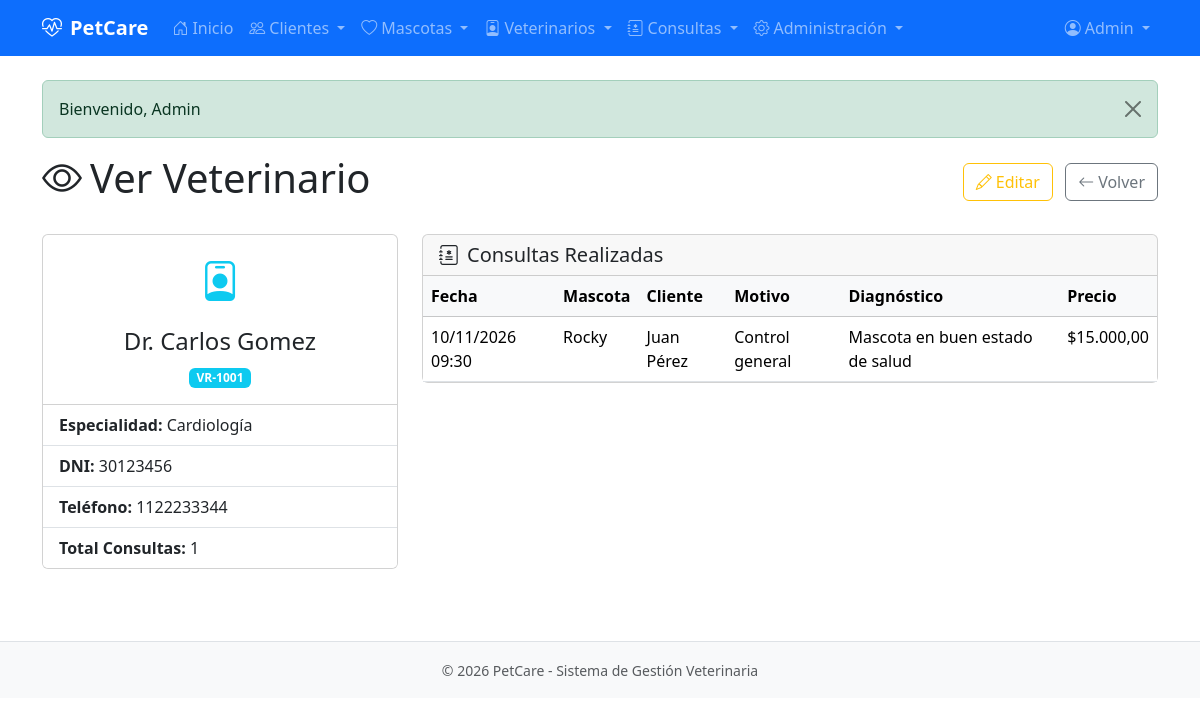
Page /pages/veterinario/ver.php?id=1 (signed in) on the committed database.
### tables this page shows
CREATE TABLE usuarios (
    id_usuario INT AUTO_INCREMENT PRIMARY KEY,
    nombre VARCHAR(50) NOT NULL,
    apellido VARCHAR(50) NOT NULL,
    email VARCHAR(100) NOT NULL UNIQUE,
    password VARCHAR(255) NOT NULL,
    telefono VARCHAR(20),
    id_rol INT NOT NULL DEFAULT 3,
    activo TINYINT(1) NOT NULL DEFAULT 1,
    fecha_registro TIMESTAMP DEFAULT CURRENT_TIMESTAMP,
    CONSTRAINT fk_usuarios_roles FOREIGN KEY (id_rol) REFERENCES roles(id_rol)
);

CREATE TABLE veterinarios (
    id_veterinario INT AUTO_INCREMENT PRIMARY KEY,
    dni VARCHAR(15) NOT NULL UNIQUE,
    nombre VARCHAR(50) NOT NULL,
    apellido VARCHAR(50) NOT NULL,
    numero_registro VARCHAR(20) NOT NULL UNIQUE,
    telefono VARCHAR(20),
    especialidad VARCHAR(50)
);

CREATE TABLE consultas (
    id_consulta INT AUTO_INCREMENT PRIMARY KEY,
    fecha_consulta DATETIME NOT NULL,
    motivo VARCHAR(100) NOT NULL,
    diagnostico TEXT,
    precio DECIMAL(10,2) NOT NULL,
    id_mascota INT NOT NULL,
    id_veterinario INT NOT NULL,
    CONSTRAINT fk_consultas_mascotas FOREIGN KEY (id_mascota) REFERENCES mascotas(id_mascota) ON DELETE CASCADE,
    CONSTRAINT fk_consultas_veterinarios FOREIGN KEY (id_veterinario) REFERENCES veterinarios(id_veterinario) ON DELETE CASCADE
);

CREATE TABLE mascotas (
    id_mascota INT AUTO_INCREMENT PRIMARY KEY,
    nombre VARCHAR(50) NOT NULL,
    especie VARCHAR(30) NOT NULL,
    raza VARCHAR(50),
    fecha_nacimiento DATE,
    sexo VARCHAR(10),
    id_cliente INT NOT NULL,
    CONSTRAINT fk_mascotas_clientes FOREIGN KEY (id_cliente) REFERENCES clientes(id_cliente) ON DELETE CASCADE
);

CREATE TABLE clientes (
    id_cliente INT AUTO_INCREMENT PRIMARY KEY,
    dni VARCHAR(15) NOT NULL UNIQUE,
    nombre VARCHAR(50) NOT NULL,
    apellido VARCHAR(50) NOT NULL,
    telefono VARCHAR(20)
);

### includes/auth.php (called while the page is built, shortened)
<?php
function isLoggedIn() {
    return isset($_SESSION['user_id']);
}
function getCurrentUser() {
    $db = getDB();
    $stmt = $db->prepare("SELECT u.*, r.nombre as rol_nombre FROM usuarios u LEFT JOIN roles r ON u.id_rol = r.id_rol WHERE u.id_usuario = ?");
    $stmt->execute([$_SESSION['user_id']]);
    return $stmt->fetch();
}

### includes/functions.php (called while the page is built, shortened)
<?php
function getVeterinarioById($id) {
    $db = getDB();
    $stmt = $db->prepare("SELECT * FROM veterinarios WHERE id_veterinario = ?");
    $stmt->execute([$id]);
    return $stmt->fetch();
}

### pages/veterinario/ver.php (the view, shortened to what this page needs)
<?php
require_once dirname(__DIR__, 2) . '/includes/auth.php';
require_once dirname(__DIR__, 2) . '/includes/functions.php';
$pageTitle = 'Ver Veterinario';
$id = $_GET['id'] ?? 0;
$vet = getVeterinarioById($id);
$db = getDB();
$stmt = $db->prepare("SELECT c.*, m.nombre as mascota_nombre, cli.nombre as cliente_nombre, cli.apellido as cliente_apellido
                      FROM consultas c
                      JOIN mascotas m ON c.id_mascota = m.id_mascota
                      JOIN clientes cli ON m.id_cliente = cli.id_cliente
                      WHERE c.id_veterinario = ?
                      ORDER BY c.fecha_consulta DESC");
$stmt->execute([$id]);
$consultas = $stmt->fetchAll();
require_once dirname(__DIR__, 2) . '/includes/header.php';
?>
<div class="d-flex justify-content-between align-items-center mb-4">
    <h1><i class="bi bi-eye me-2"></i><?php echo $pageTitle; ?></h1>
    <div>
        <a href="<?php echo APP_URL; ?>/pages/veterinario/editar.php?id=<?php echo $id; ?>" class="btn btn-outline-warning me-2">
            <i class="bi bi-pencil me-1"></i>Editar
        </a>
        <a href="<?php echo APP_URL; ?>/pages/veterinario/listar.php" class="btn btn-outline-secondary">
            <i class="bi bi-arrow-left me-1"></i>Volver
        </a>
    </div>
</div>
<div class="row">
    <div class="col-md-4">
        <div class="card">
            <div class="card-body text-center">
                <i class="bi bi-person-badge fs-1 text-info"></i>
                <h4 class="mt-3">Dr. <?php echo htmlspecialchars($vet['nombre'] . ' ' . $vet['apellido']); ?></h4>
                <span class="badge bg-info"><?php echo htmlspecialchars($vet['numero_registro']); ?></span>
            </div>
            <ul class="list-group list-group-flush">
                <li class="list-group-item"><strong>Especialidad:</strong> <?php echo htmlspecialchars($vet['especialidad'] ?? 'General'); ?></li>
                <li class="list-group-item"><strong>DNI:</strong> <?php echo htmlspecialchars($vet['dni']); ?></li>
                <li class="list-group-item"><strong>Teléfono:</strong> <?php echo htmlspecialchars($vet['telefono'] ?? 'No especificado'); ?></li>
                <li class="list-group-item"><strong>Total Consultas:</strong> <?php echo count($consultas); ?></li>
            </ul>
        </div>
    </div>
    <div class="col-md-8">
        <div class="card">
            <div class="card-header">
                <h5 class="mb-0"><i class="bi bi-journal-medical me-2"></i>Consultas Realizadas</h5>
            </div>
            <div class="card-body p-0">
                <?php if (empty($consultas)): ?>
                    <div class="text-center py-4 text-muted">
                        <i class="bi bi-journal-medical fs-1"></i>
                        <p class="mt-2">Este veterinario no tiene consultas registradas</p>
                    </div>
                <?php else: ?>
                    <div class="table-responsive">
                        <table class="table table-hover mb-0">
                            <thead class="table-light">
                                <tr>
                                    <th>Fecha</th>
                                    <th>Mascota</th>
                                    <th>Cliente</th>
                                    <th>Motivo</th>
                                    <th>Diagnóstico</th>
                                    <th>Precio</th>
                                </tr>
                            </thead>
                            <tbody>
                                <?php foreach ($consultas as $consulta): ?>
                                <tr>
                                    <td><?php echo date('d/m/Y H:i', strtotime($consulta['fecha_consulta'])); ?></td>
                                    <td><?php echo htmlspecialchars($consulta['mascota_nombre']); ?></td>
                                    <td><?php echo htmlspecialchars($consulta['cliente_nombre'] . ' ' . $consulta['cliente_apellido']); ?></td>
                                    <td><?php echo htmlspecialchars($consulta['motivo']); ?></td>
                                    <td><?php echo htmlspecialchars($consulta['diagnostico'] ?? '-'); ?></td>
                                    <td>$<?php echo number_format($consulta['precio'], 2, ',', '.'); ?></td>
                                </tr>
                                <?php endforeach; ?>
                            </tbody>
                        </table>
                    </div>
                <?php endif; ?>
            </div>
        </div>
    </div>
</div>
<?php require_once dirname(__DIR__, 2) . '/includes/footer.php'; ?>

### includes/header.php (shortened to what this page needs)
<?php
require_once __DIR__ . '/auth.php';
$user = getCurrentUser();
$currentPage = basename($_SERVER['PHP_SELF']);
?>
<!DOCTYPE html>
<html lang="es">
<head>
    <link href="https://cdn.jsdelivr.net/npm/bootstrap@5.3.2/dist/css/bootstrap.min.css" rel="stylesheet">
    <link href="https://cdn.jsdelivr.net/npm/bootstrap-icons@1.11.1/font/bootstrap-icons.css" rel="stylesheet">
    <link href="<?php echo APP_URL; ?>/assets/css/style.css" rel="stylesheet">
</head>
<body>
    <?php if (isLoggedIn()): ?>
    <nav class="navbar navbar-expand-lg navbar-dark bg-primary">
        <div class="container">
            <a class="navbar-brand fw-bold" href="<?php echo APP_URL; ?>/index.php">
                <i class="bi bi-heart-pulse me-2"></i><?php echo APP_NAME; ?>
            </a>
            <div class="collapse navbar-collapse" id="navbarNav">
                <ul class="navbar-nav me-auto">
                    <li class="nav-item">
                        <a class="nav-link <?php echo $currentPage === 'index.php' ? 'active' : ''; ?>" href="<?php echo APP_URL; ?>/index.php">
                            <i class="bi bi-house-door me-1"></i>Inicio
                        </a>
                    </li>
                    <?php if (in_array($user['rol_nombre'], ['Admin', 'Usuario común'])): ?>
                    <li class="nav-item dropdown">
                        <a class="nav-link dropdown-toggle <?php echo strpos($currentPage, 'cliente') !== false ? 'active' : ''; ?>" href="#" role="button" data-bs-toggle="dropdown">
                            <i class="bi bi-people me-1"></i>Clientes
                        </a>
                    </li>
                    <li class="nav-item dropdown">
                        <a class="nav-link dropdown-toggle <?php echo strpos($currentPage, 'mascota') !== false ? 'active' : ''; ?>" href="#" role="button" data-bs-toggle="dropdown">
                            <i class="bi bi-heart me-1"></i>Mascotas
                        </a>
                    </li>
                    <?php endif; ?>
                    <?php if (in_array($user['rol_nombre'], ['Admin', 'Veterinario'])): ?>
                    <li class="nav-item dropdown">
                        <a class="nav-link dropdown-toggle <?php echo strpos($currentPage, 'veterinario') !== false ? 'active' : ''; ?>" href="#" role="button" data-bs-toggle="dropdown">
                            <i class="bi bi-person-badge me-1"></i>Veterinarios
                        </a>
                    </li>
                    <?php endif; ?>
                    <?php if (in_array($user['rol_nombre'], ['Admin', 'Veterinario', 'Usuario común'])): ?>
                    <li class="nav-item dropdown">
                        <a class="nav-link dropdown-toggle <?php echo strpos($currentPage, 'consulta') !== false ? 'active' : ''; ?>" href="#" role="button" data-bs-toggle="dropdown">
                            <i class="bi bi-journal-medical me-1"></i>Consultas
                        </a>
                    </li>
                    <?php endif; ?>
                    <?php if ($user['rol_nombre'] === 'Admin'): ?>
                    <li class="nav-item dropdown">
                        <a class="nav-link dropdown-toggle <?php echo strpos($currentPage, 'usuario') !== false ? 'active' : ''; ?>" href="#" role="button" data-bs-toggle="dropdown">
                            <i class="bi bi-gear me-1"></i>Administración
                        </a>
                    </li>
                    <?php endif; ?>
                </ul>
                <ul class="navbar-nav ms-auto">
                    <li class="nav-item dropdown">
                        <a class="nav-link dropdown-toggle" href="#" role="button" data-bs-toggle="dropdown">
                            <i class="bi bi-person-circle me-1"></i><?php echo htmlspecialchars($user['nombre']); ?>
                        </a>
                    </li>
                </ul>
            </div>
        </div>
    </nav>
    <?php endif; ?>
    <main class="container py-4">
        <?php if (isset($_SESSION['flash_message'])): ?>
            <div class="alert alert-<?php echo $_SESSION['flash_type'] ?? 'info'; ?> alert-dismissible fade show" role="alert">
                <?php
                    echo $_SESSION['flash_message'];
                ?>
                <button type="button" class="btn-close" data-bs-dismiss="alert"></button>
            </div>
        <?php endif; ?>

### rows in the picture
usuarios: nombre "Admin"
veterinarios: nombre+apellido "Carlos Gomez", numero_registro "VR-1001", especialidad "Cardiología", dni "30123456", telefono "1122233344"
consultas: fecha_consulta "10/11/2026 09:30", id_mascota.nombre "Rocky", clientes.nombre+apellido "Juan Pérez", motivo "Control general", diagnostico "Mascota en buen estado de salud", precio "15.000,00"

### other values in the picture
APP_NAME "PetCare"
$_SESSION['flash_message'] "Bienvenido, Admin"
$pageTitle "Ver Veterinario"
count($consultas) "1"
